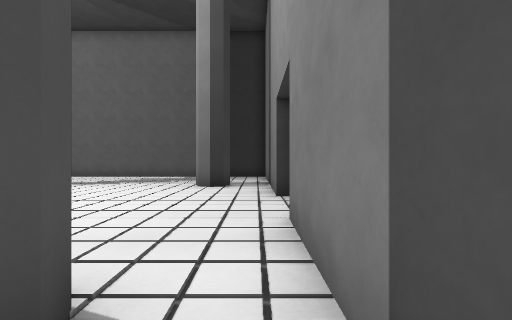
[1] (above)

20 first-person views from a walk through a Godot game level. The camera is 1.3 m above the floor, looks level and sees 90° across. The floor is counted in squares, 1.44 m on a side. Each view is taken from the middle of a square. On the plan, view 1 faces up. The plan holds only what a view shows up to about 10 squares ahead; the rest is blank. The place goes on beyond the plan. Flat picture figures and markers are left out. Characters and animated objects are left out.

[2]
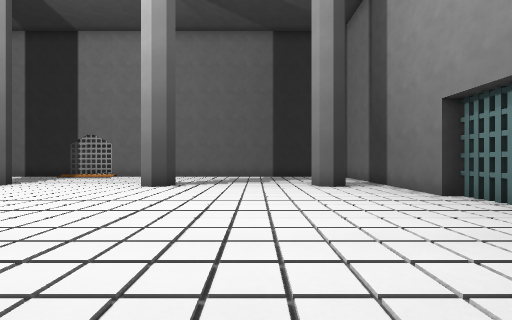

[3]
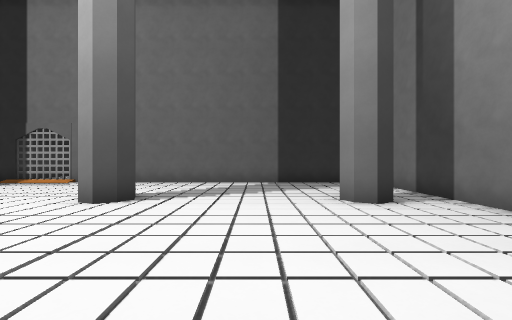

[4]
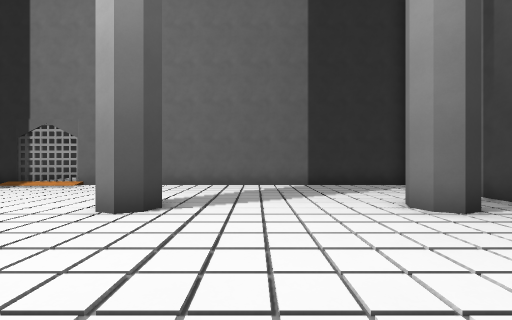

[5]
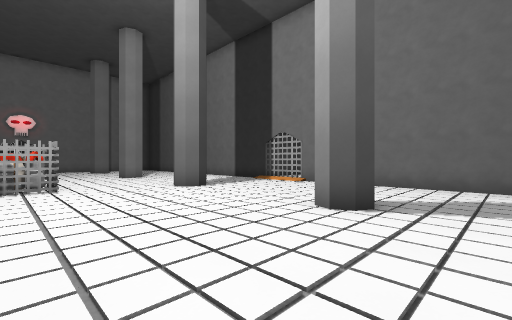

[6]
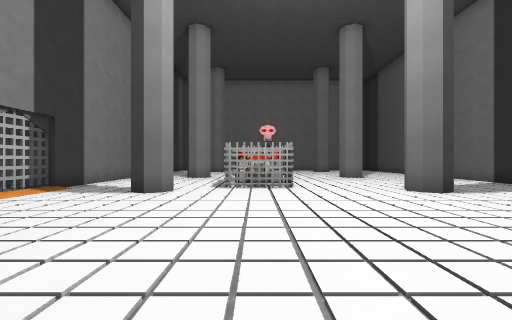

[7]
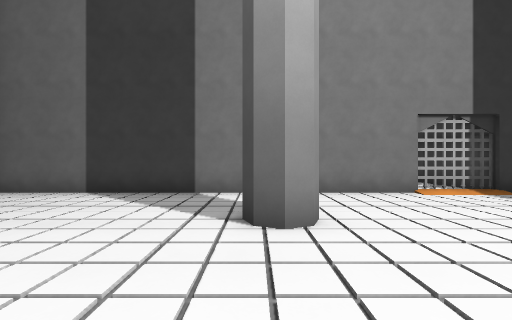

[8]
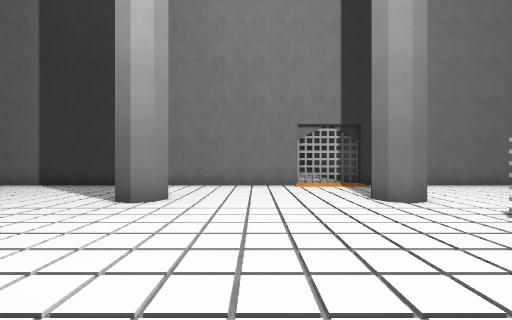

[9]
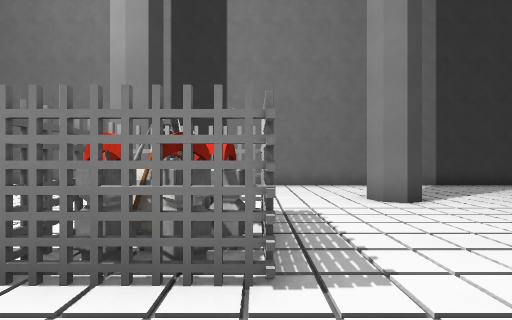

[10]
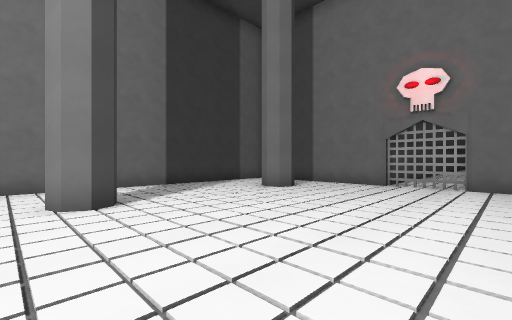

[11]
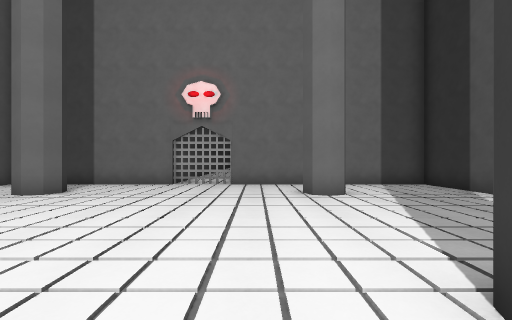

[12]
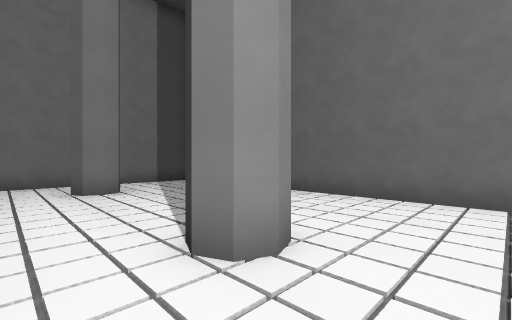

[13]
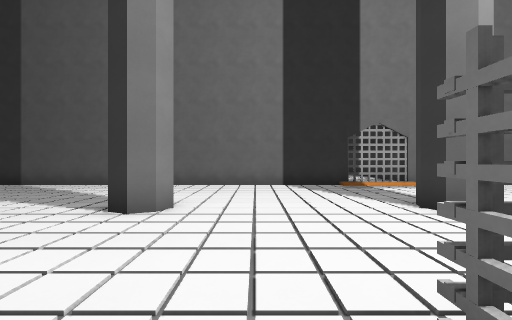

[14]
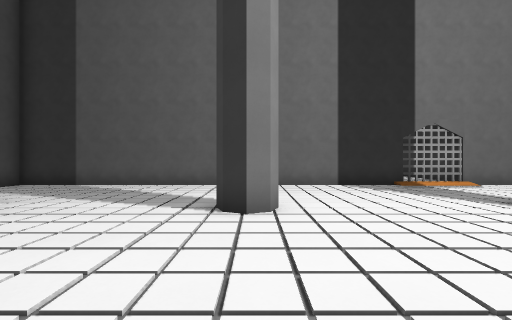

[15]
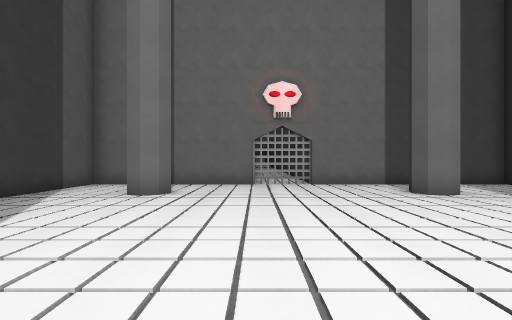

[16]
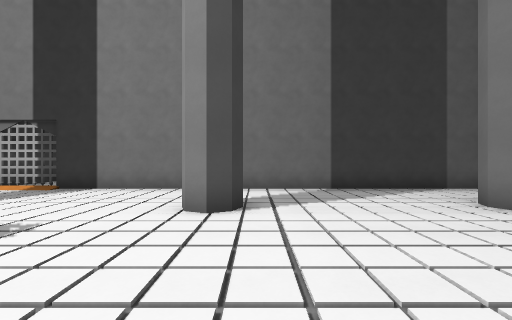

[17]
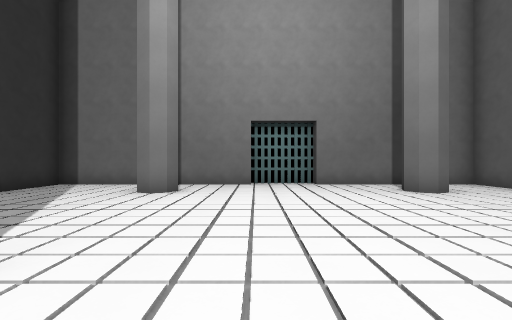

[18]
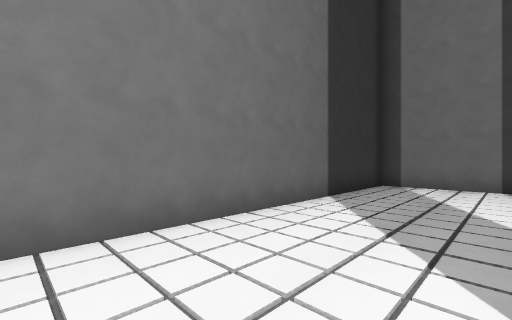

[19]
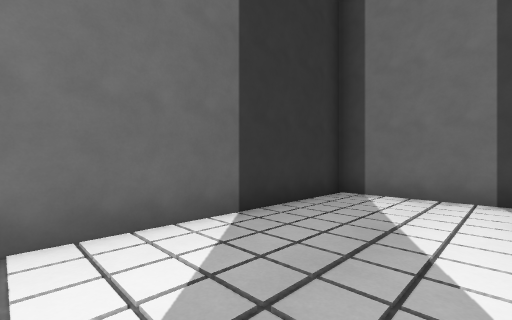

[20]
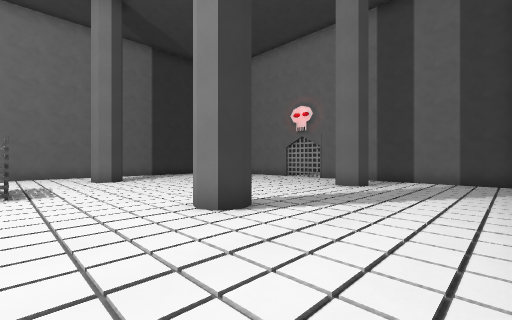

### Floor plan
Points are (right, up) in squares from view 1. A wall is a line through its corners. A room is listed if a view was taken in it or the views show most of it. See-through windows are left out.
Room 1 (view 1)
walls: (-0.5, -2.1) (0.5, -2.1) (0.5, -1.1)
ways out: opening at (-1.5, -0.5) to room 2; opening at (0, 1) to room 2
Room 2 (views 2, 3, 4, 5, 6, 7, 8, 9, 10, 11, 12, 13, 14, 15, 16, 17, 18, 19, 20)
walls: (-14, 4.5) (-14, 5.1) (-16.1, 5.1) (-16.1, 3.4); (-16.1, 4.8) (-16.1, 5.2) (-13.9, 5.2) (-13.9, 3); (-12.9, 9.4) (-12.7, 8.9) (-12.8, 8.5) (-13.3, 8.3) (-13.7, 8.5) (-13.9, 8.9) (-13.6, 9.4); (-16.1, 3) (-14.1, 3.1); (-13.8, 1.5) (-13.3, 1.7) (-12.9, 1.5) (-12.7, 1.1) (-12.9, 0.7); (-19.6, 9.3) (-19.2, 9.5) (-18.7, 9.3) (-18.6, 8.9) (-18.7, 8.5) (-19.2, 8.3) (-19.6, 8.5) (-19.7, 8.9); (-19.8, 1.1) (-19.6, 1.5) (-19.2, 1.7) (-18.8, 1.5) (-18.5, 1); (-11.5, 13.2) (-11.5, 14); (-8, 1.1) (-7.8, 1.5) (-7.4, 1.7) (-7, 1.5) (-6.8, 1.1); (-6.8, 9) (-7, 8.5) (-7.4, 8.3) (-7.8, 8.5); (-13.7, 14) (-13.7, 13.2); (-13.8, -2.2) (-11.5, -2.2); (-11.5, -2.1) (-0.5, -2.1); (-25.1, 9.5) (-24.6, 9.3) (-24.5, 8.9) (-24.6, 8.5) (-25.1, 8.3) (-25.5, 8.5); (-25.4, 1.5) (-25.1, 1.7) (-24.6, 1.5) (-24.5, 1.1) (-24.7, 0.5); (-1, 8.5) (-1.5, 8.3) (-1.9, 8.5) (-2.1, 8.9) (-1.9, 9.4); (-1.9, 0.6) (-2.1, 1.1) (-1.9, 1.5) (-1.4, 1.7); (-1.1, 1.6) (-0.9, 1); (0.5, 6.2) (0.5, 13.3) (-27.6, 13.3) (-27.6, -2.1) (-13.7, -2.1); (0.9, 3.8) (0.9, 6.2); (0.5, 0.4) (0.5, 3.8)
ways out: opening at (-1.5, -0.5) to room 1; opening at (0, 1) to room 1; gap at (-12, -2) to room 3; gap at (1, 5)
objects: other object (-16, 4); barrel (-15, 4); other object (-15, 5); other object (-14, 4)
Room 3 (no view inside)
walls: (-13.7, -2.1) (-13.7, -4.5); (-11.5, -4) (-11.5, -2.6)
ways out: gap at (-12, -2) to room 2

Positions as (right, up) in squares from view 1, and headings:
1: (0, 0), facing up
2: (-4, 0), facing up
3: (-4, 3), facing up
4: (-5, 4), facing up
5: (-5, 4), facing up-left
6: (-6, 4), facing left
7: (-7, 5), facing down
8: (-10, 7), facing down
9: (-16, 7), facing down
10: (-18, 7), facing down-left
11: (-18, 7), facing left
12: (-17, 7), facing up-left
13: (-17, 4), facing up
14: (-19, 4), facing up
15: (-18, 4), facing left
16: (-20, 6), facing down
17: (-9, 6), facing right
18: (-9, 10), facing up-right
19: (-6, 10), facing up-right
20: (-16, 13), facing down-left
